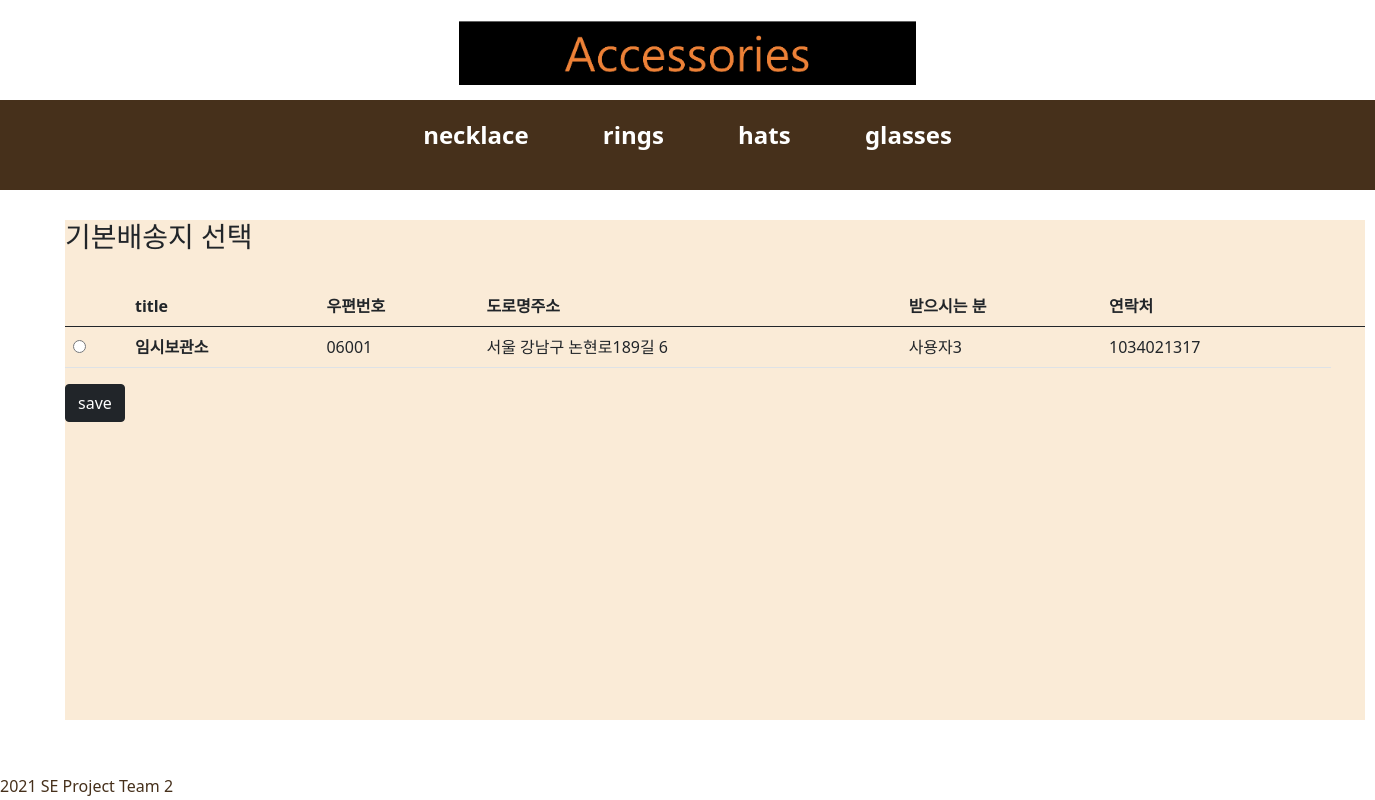
Screenshot of /detail/create_default/ (signed in) with the database file from the repository.
### shoppingApp/models.py (models this page shows, shortened)
class address(models.Model):
    accounts = models.ForeignKey(UserAccounts, on_delete=models.CASCADE, null=True)
    title = models.CharField(max_length=200)
    post_num= models.CharField(max_length=200,null=True)
    road_address=models.CharField(max_length=200,null=True)
    detail_address=models.TextField()
    post_name=models.CharField(max_length=20,null=True)
    post_phonenum=models.IntegerField(null=True)
    is_default = models.BooleanField(default=False,null=True)

### shoppingApp/views.py (the view)
# urls.py: path('detail/create_default/', shoppingView.create_default, name='create_default'),
def create_default(request):
    cart_count=context_processors.counter(request)
    cart_count=int(cart_count)
    count={'cart_count':cart_count}
    uid=request.session.get('user_id')
    get_all=UserAccounts.objects.all()
    get_user=get_all.filter(user_id=uid)
    shippings = address.objects.filter(accounts__in=get_user)
    return render(request,'create_default.html',{'shippings':  shippings, 'count':count} )

### cartApp/context_processors.py (called while the page is built)
def counter(request):
    item_count=0
    if 'admin' in request.path:
        return {}
    else:
        try:
            cart= Cart.objects.filter(cart_id=request.session.get('user_id'))
            cart_items = CartItem.objects.all().filter(cart=cart[:1])
            for cart_item in cart_items:
                item_count+=cart_item.quantity
        except Cart.DoesNotExist:
            item_count=0
    return item_count

### shoppingApp/templates/create_default.html (shortened to what this page needs)
{% extends 'base.html' %}
{% block content %}
<section>
<div>
<h3>기본배송지 선택</h3><br>
<table class="table">
    <thead>
      <tr>
        <th scope="col"></th>
        <th scope="col">title</th>
        <th scope="col">우편번호</th>
        <th scope="col">도로명주소</th>
        <th scope="col">받으시는 분</th>
        <th scope="col">연락처</th>
        <th scope="col"></th>
      </tr>
    </thead>
    <form action="{% url 'create_defaultsave' %}" method="POST">
    {% for address in shippings %}
    <tbody>
      <tr>
        <td> <label for="is_default"><input type = "radio" name ="is_default" value="{{address.pk}}"></label></td>
        <th scope="row">{{address.title}}</th>
        <td>{{address.post_num}}</td>
        <td>{{address.road_address}}</td>
        <td>{{address.post_name}}</td>
        <td>{{address.post_phonenum}}</td>
    </tbody>
    {%  endfor %}
</table>
<input class="btn btn-dark" type="submit" value="save">
</div>
</section>
{% endblock %}

### static/css/userMain.css (style rules this page uses)
section { position: absolute; top: 220px; height: 500px; width: 100%; }

### shoppingApp/static/css/login.css (style rules this page uses)
section { position: absolute; top: 220px; height: 500px; width: 1300px; margin-left: 65px; background-color: #FAEBD7; }

### rows the page displays
address: title "임시보관소", post_num "06001", road_address "서울 강남구 논현로189길 6", post_name "사용자3", post_phonenum "1034021317"
